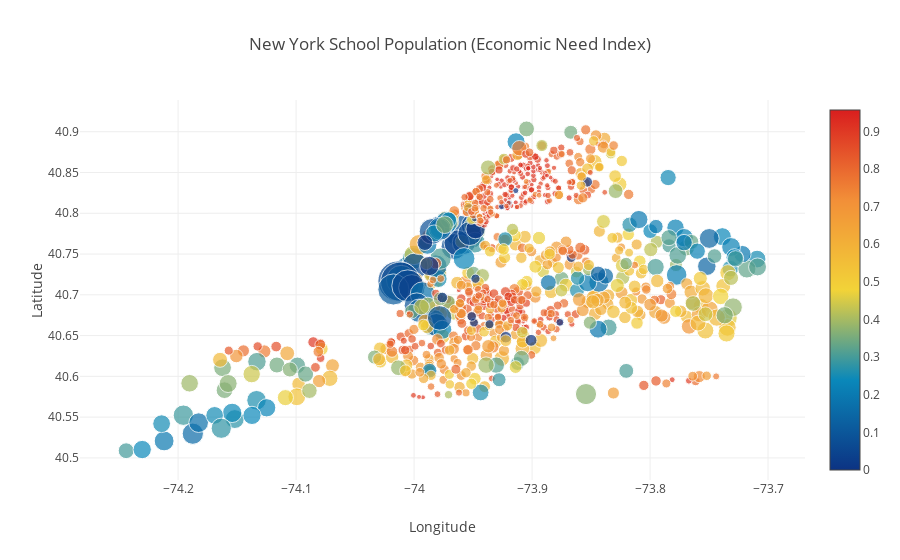

Source (notebook cell):
### Code cell
fig = go.Figure(data=data_eco, layout=layout)
iplot(fig, filename='scatter_hover_labels_eco_index')

### Figure 1 — Plotly figure (JSON) as saved in the notebook; plotly's stock layout.template omitted (floating-point values rounded to 4 significant figures; data arrays with more than 128 entries replaced by an {"elided": "..."} marker saying what was removed)
{"data": [{"marker": {"color": {"elided": "1272 float values"}, "colorscale": "Portland", "showscale": true, "size": {"elided": "1272 float values"}}, "mode": "markers", "text": {"elided": "1272 str values"}, "type": "scatter", "uid": "924b3476-94ac-11e8-8da4-ba30cb1f1e85", "x": {"elided": "1272 float values"}, "y": {"elided": "1272 float values"}}], "layout": {"title": "New York School Population (Economic Need Index)", "xaxis": {"title": "Longitude"}, "yaxis": {"title": "Latitude"}}}
